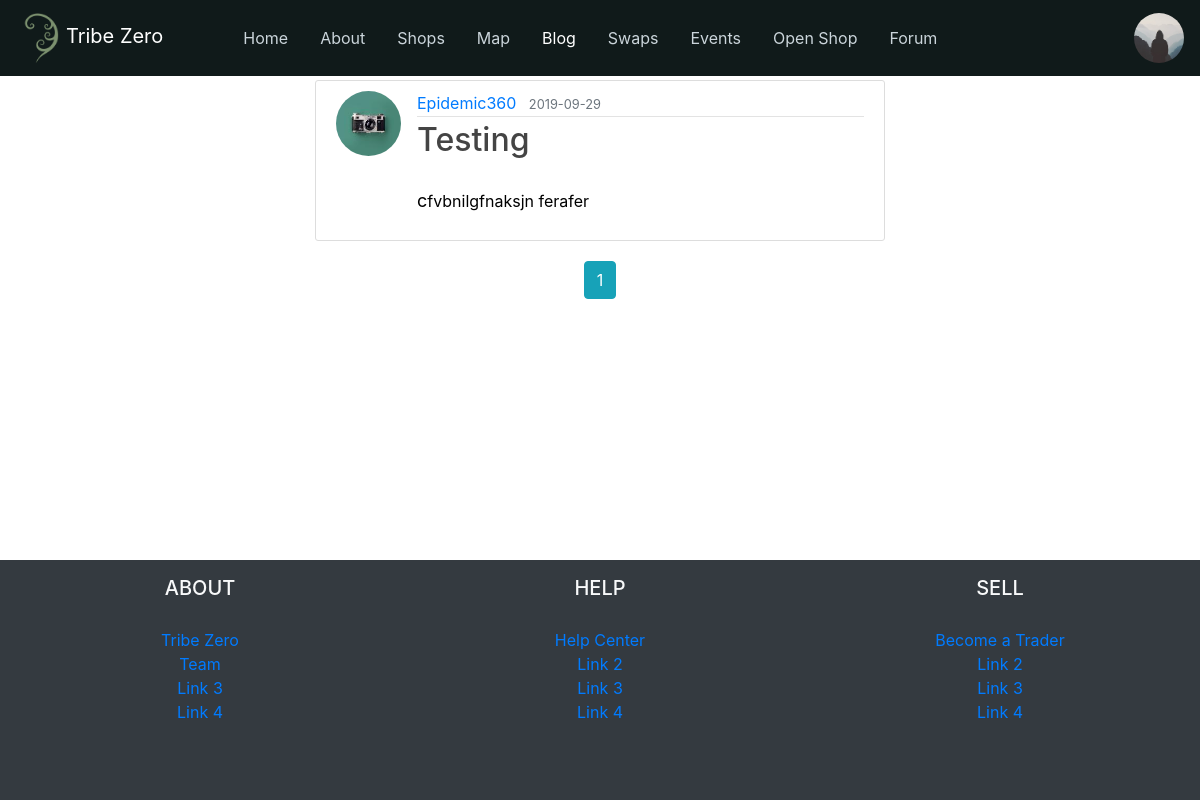
/blog (signed in), run on the app's committed database.
### tribezero/models.py (models this page shows, shortened)
class User(db.Model, UserMixin):
    id = db.Column(db.Integer, primary_key=True)
    username = db.Column(db.String(20), unique=True, nullable=False)
    email = db.Column(db.String(120), unique=True, nullable=False)
    image_file = db.Column(db.String(20), nullable=False, default='default.jpg')
    password = db.Column(db.String(60), nullable=False)
    posts = db.relationship('Post', backref='author', lazy=True)
    shop = db.relationship('Shop', backref='owner', lazy=True)
    transaction = db.relationship('TransactionHistory', backref='owner', lazy=True)
    account_status = db.relationship('AccountStatus', backref='owner', lazy=True)
    account = db.relationship('Account', backref='owner', lazy=True)
    contact = db.relationship('Contact', backref='owner', lazy=True)

class Post(db.Model):
    id = db.Column(db.Integer, primary_key=True)
    title = db.Column(db.String(100), nullable=False)
    date_posted = db.Column(db.DateTime, nullable=False, default=datetime.utcnow)
    content = db.Column(db.Text, nullable=False)
    user_id = db.Column(db.Integer, db.ForeignKey('user.id'), nullable=False)

### tribezero/main/routes.py (the view)
@main.route("/blog")
def blog():
    page = request.args.get('page', 1, type=int)
    posts = Post.query.order_by(Post.date_posted.desc()).paginate(page=page, per_page=5)
    return render_template('blog.html', posts=posts)

### tribezero/models.py (called while the page is built)
@login_manager.user_loader
def load_user(user_id):
    return User.query.get(int(user_id))

### tribezero/templates/blog.html
{% extends "layout.html" %}
{% block content %}
    {% for post in posts.items %}
        <article class="media content-section">
            <img class="rounded-circle article-img" src="{{ url_for('static', filename='profile_pics/' + post.author.image_file) }}">
            <div class="media-body">
                <div class="article-metadata">
                    <a class="mr-2" href="{{ url_for('users.user_posts', username=post.author.username) }}">{{ post.author.username }}</a>
                    <small class="text-muted">{{ post.date_posted.strftime('%Y-%m-%d') }}</small>
                </div>
                <h2 class="text-left"><a class="article-title" href="{{ url_for('posts.post', post_id=post.id) }}">{{ post.title }}</a></h2>
                <p class="article-content">{{ post.content }}</p>
            </div>
        </article>
    {% endfor %}
    <div class="text-center">
    {% for page_num in posts.iter_pages(left_edge=1, right_edge=1, left_current=1, right_current=2) %}
        {% if page_num %}
            {% if posts.page == page_num %}
                <a class="btn btn-info mb-4" href="{{ url_for('main.home', page=page_num) }}">{{ page_num }}</a>
            {% else %}
                <a class="btn btn-outline-info mb-4" href="{{ url_for('main.home', page=page_num) }}">{{ page_num }}</a>
            {% endif %}
        {% else %}
            ...
        {% endif %}
    {% endfor %}
    </div>
{% endblock content %}

### tribezero/templates/layout.html (shortened to what this page needs)
<!DOCTYPE html>
<html lang="en">
<head>
    <link rel="stylesheet" href="https://stackpath.bootstrapcdn.com/bootstrap/4.3.1/css/bootstrap.min.css"
>
    <link rel="stylesheet" type="text/css" href="{{ url_for('static', filename='main.css') }}">
    <link rel="stylesheet" href="https://cdnjs.cloudflare.com/ajax/libs/font-awesome/4.7.0/css/font-awesome.min.css">
</head>
<body>
    <div id="container">
        <header class="site-header fixed-top" id="header">
            <nav class="navbar navbar-expand-lg navbar-dark bg-mossy">
                <a class="navbar-brand" href="{{ url_for('main.home') }}"><img height="50px" src="{{ url_for('static', filename='tribezero_logo.png') }}">Tribe Zero</a>
                <div class="collapse navbar-collapse" id="collapsibleNavbar">
                    <ul class="navbar-nav ml-5">
                        <li class="nav-item">
                            <a id="home" class="nav-link" href="{{ url_for('main.home') }}">Home</a>
                        </li>
                        <li class="nav-item">
                            <a id="about" class="nav-link" href="{{ url_for('main.about') }}">About</a>
                        </li>
                        <li class="nav-item">
                            <a id="shops" class="nav-link" href="{{ url_for('shops.shops') }}">Shops</a>
                        </li>
                        <li class="nav-item">
                            <a id="map" class="nav-link" href="{{ url_for('main.sellers_map') }}">Map</a>
                        </li>
                        <li class="nav-item">
                            <a id="blog" class="nav-link" href="{{ url_for('main.blog') }}">Blog</a>
                        </li>
                        <li class="nav-item">
                            <a id="swaps" class="nav-link" href="#">Swaps</a>
                        </li>
                        <li class="nav-item">
                            <a id="events" class="nav-link" href="#">Events</a>
                        </li>
                        <li class="nav-item">
                            <a id="sell" class="nav-link" href="{{ url_for('shops.open_shop') }}">Open Shop</a>
                        </li>
                        <li class="nav-item">
                            <a id="forum" class="nav-link" href="#">Forum</a>
                        </li>
                    </ul>
                </div>
                <div class="navbar-nav">
                    {% if current_user.is_authenticated %}
                    <div class="dropdown">
                        <img class="rounded-circle profile-avatar dropdown-toggle" data-toggle="dropdown"
                             src="{{ url_for('static', filename='profile_pics/' + current_user.image_file) }}">
                    </div>
                    {% else %}
                        <a class="nav-item nav-link" href="{{ url_for('users.login') }}">Login</a>
                        <a class="nav-item nav-link" href="{{ url_for('users.register') }}">Register</a>
                    {% endif %}
                </div>
            </nav>
        </header>
        <main role="main" class="site-main container-fluid" id="body">
            <div class="row d-flex justify-content-center mx-0">
                <div class="col-md-6">
                    {% block content %}{% endblock %}
                </div>
            </div>
        </main>
        <footer class="page-footer font-small bg-dark" id="footer">
            <div class="container-fluid text-center">
                <div class="row">
                    <div class="col-sm mt-md-o mt-3">
                        <h5 class="text-uppercase text-light">About</h5>
                        <ul class="list-unstyled">
                            <li>
                                <a href="#!">Tribe Zero</a>
                            </li>
                            <li>
                                <a href="#!">Team</a>
                            </li>
                            <li>
                                <a href="#!">Link 3</a>
                            </li>
                            <li>
                                <a href="#!">Link 4</a>
                            </li>
                        </ul>
                    </div>
                    <div class="col-sm mt-md-o mt-3">
                        <h5 class="text-uppercase text-light">Help</h5>
                        <ul class="list-unstyled">
                            <li>
                                <a href="#!">Help Center</a>
                            </li>
                            <li>
                                <a href="#!">Link 2</a>
                            </li>
                            <li>
                                <a href="#!">Link 3</a>
                            </li>
                            <li>
                                <a href="#!">Link 4</a>
                            </li>
                        </ul>
                    </div>
                    <div class="col-sm mt-md-o mt-3">
                        <h5 class="text-uppercase text-light">Sell</h5>
                        <ul class="list-unstyled">
                            <li>
                                <a href="#!">Become a Trader</a>
                            </li>
                            <li>
                                <a href="#!">Link 2</a>
                            </li>
                            <li>
                                <a href="#!">Link 3</a>
                            </li>
                            <li>
                                <a href="#!">Link 4</a>
                            </li>
                        </ul>
                    </div>
                </div>
            </div>
        </footer>
    </div>
</body>
</html>

### tribezero/static/main.css (style rules this page uses)
html, body { margin: 0; padding: 0; height: 100%; background: #ffffff; color: black; }
#container { min-height: 100%; position: relative; }
#header { padding-bottom: 0; height: 5rem; }
#body { padding: 0; padding-bottom: 15rem; padding-top: 5rem; }
#footer { position: absolute; bottom: 0; width: 100%; height: 15rem; }
h1, h2, h3, h4, h5, h6 { color: #444444; text-align: center; padding-bottom: 20px; }
p { text-align: justify; }
p::first-letter { font-size: large; }
.bg-mossy { background-color: #101a1a; }
.site-header .navbar-nav .nav-link { color: #cbd5db; }
.site-header .navbar-nav .nav-item { margin-left: 0.5rem; margin-right: 0.5rem; }
.content-section { background: #ffffff; padding: 10px 20px; border: 1px solid #dddddd; border-radius: 3px; margin-bottom: 20px; }
.article-title { color: #444444; }
.article-content { white-space: pre-line; }
.article-img { height: 65px; width: 65px; margin-right: 16px; }
.article-metadata { padding-bottom: 1px; margin-bottom: 4px; border-bottom: 1px solid #e3e3e3 }
.profile-avatar { height: 50px; width: 50px; margin: auto; }

### data on the page
User: image_file (placeholder picture)
Post: image_file (picture), author.username "Epidemic360", date_posted "2019-09-29", title "Testing", content "cfvbnilgfnaksjn ferafer"

### other printed values
{{ page_num }} "1"
